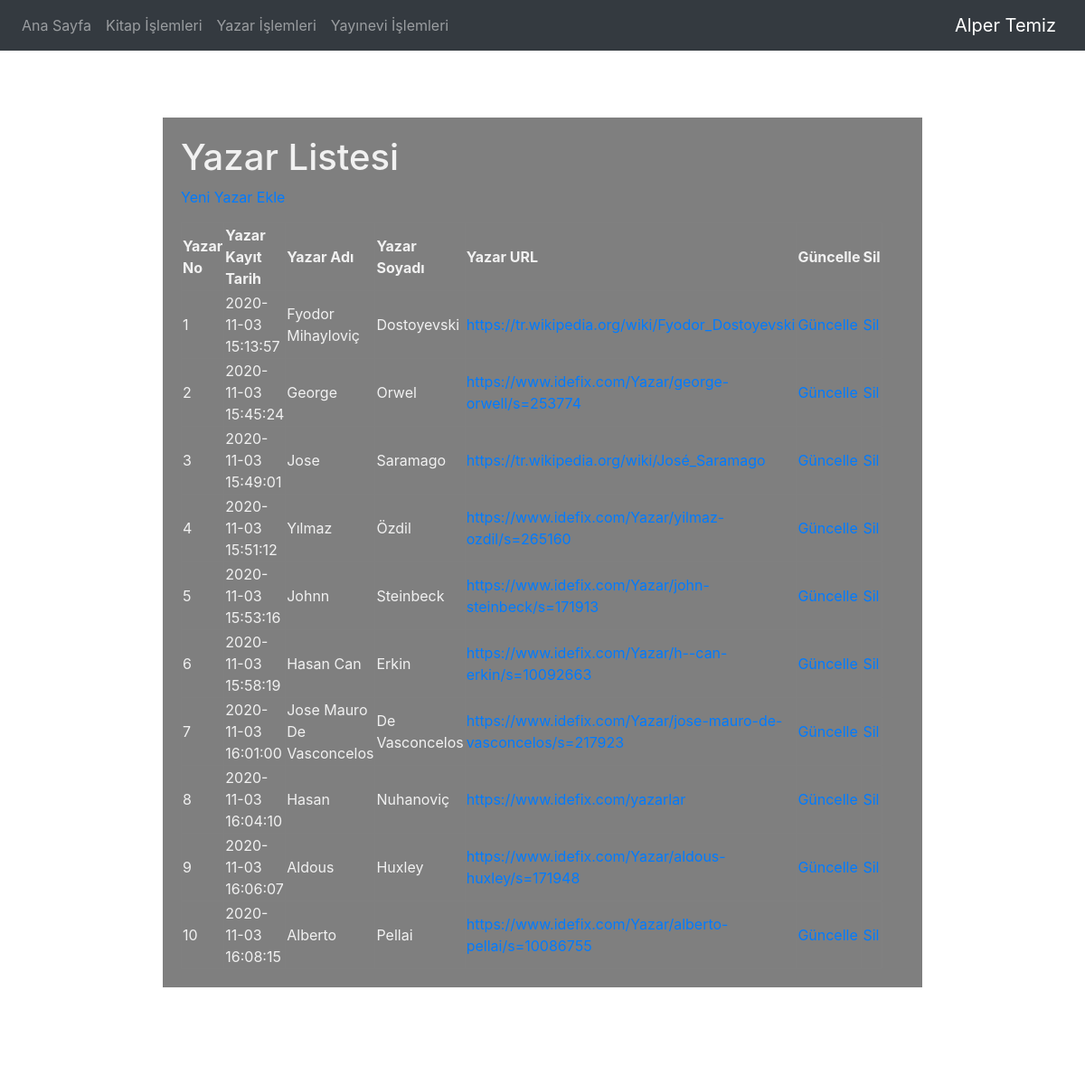
/yazar.php, run on the app's committed database.
### tables this page shows
CREATE TABLE `yazar` (
  `yazarKayitNo` smallint(11) NOT NULL COMMENT 'yazar numara bilgisi',
  `yazarKayitTarih` timestamp NOT NULL DEFAULT CURRENT_TIMESTAMP COMMENT 'yazar kayıt bilgisi',
  `yazarAdi` varchar(50) NOT NULL COMMENT 'yazar adı bilgisi',
  `yazarSoyadi` varchar(50) NOT NULL COMMENT 'yazar soyadı bilgisi',
  `yazarURL` varchar(200) NOT NULL COMMENT 'yazar URL'
);

### yazar.php (the view, shortened to what this page needs)
<?php
require_once("baglanti.php");
$sorgu = mysqli_query($baglanti, "SELECT * FROM yazar");
?>
<!DOCTYPE html>
<html lang="tr"><head><meta http-equiv="Content-Type" content="text/html; charset=UTF-8">
<link href="bootstrap.min.css" rel="stylesheet">
    <link href="./katalog_files/navbar-top.css" rel="stylesheet">
  </head>
  <body>
      <video autoplay muted loop id="myVideo">
  <source src="kaptan.mp4" type="video/mp4">
</video>
    <nav class="navbar navbar-expand-md navbar-dark bg-dark mb-4">
  <div class="collapse navbar-collapse" id="navbarCollapse">
    <ul class="navbar-nav mr-auto">
      <li class="nav-item">
        <a class="nav-link" href="index.php">Ana Sayfa </a>
      </li>
      <li class="nav-item">
        <a class="nav-link" href="kitap.php">Kitap İşlemleri</a>
      </li>
      <li class="nav-item">
        <a class="nav-link" href="yazar.php">Yazar İşlemleri</a>
      </li>
      <li class="nav-item">
        <a class="nav-link" href="yayinevi.php">Yayınevi İşlemleri</a>
      </li>
    </ul>
    <form class="form-inline mt-2 mt-md-0">
       <a class="navbar-brand" href="https://www.instagram.com/alpertemiz9/?hl=tr">Alper Temiz</a>
    </form>
  </div>
</nav>
<main role="main" class="container">
<h1>Yazar Listesi</h1>
<p><a href="yazar_ekle.php">Yeni Yazar Ekle</a></p>
<?php
echo("<table border=1 width=80%>");
    echo("<tr>");
    echo("<td><b>Yazar No</b></td>");
    echo("<td><b>Yazar Kayıt Tarih</b></td>");
    echo("<td><b>Yazar Adı</b></td>");
    echo("<td><b>Yazar Soyadı</b></td>");
    echo("<td><b>Yazar URL</b></td>");
    echo("<td><b>Güncelle</b></td>");
    echo("<td><b>Sil</b></td>");
    echo("</tr>");
while($satir = mysqli_fetch_assoc($sorgu)){
    echo("<tr>");
    echo("<td>".$satir["yazarKayitNo"]."</td>");
    echo("<td>".$satir["yazarKayitTarih"]."</td>");
    echo("<td>".$satir["yazarAdi"]."</td>");
    echo("<td>".$satir["yazarSoyadi"]."</td>");
    echo("<td><a href=".$satir['yazarURL']."target='_blank'>".$satir["yazarURL"]."</a></td>");
    echo("<td><a href='guncellenecek.php?yazarKayitNo=".$satir["yazarKayitNo"]."'>Güncelle</a></td>");
    echo("<td><a href='yazarsil.php?yazarKayitNo=".$satir["yazarKayitNo"]."'>Sil</a></td>");
    echo("</tr>");
            }
echo("</table>");
?>
</main>
</body></html>

### navbar-top.css (style rules this page uses)
body { min-height: 75rem; }

### yazar.php (style rules this page uses)
.container { background: rgba(0, 0, 0, 0.5); color: #f1f1f1; position: relative; padding: 20px; width: 70%; margin: auto; top: 50px; min-height: 70%; }
#myVideo { position: fixed; right: 0; bottom: 0; min-width: 100%; min-height: 100%; }

### data on the page
yazar: yazarKayitNo "1", yazarKayitTarih "2020-11-03 15:13:57", yazarAdi "Fyodor Mihayloviç", yazarSoyadi "Dostoyevski", yazarURL "https://tr.wikipedia.org/wiki/Fyodor_Dostoyevski"
yazar: yazarKayitNo "2", yazarKayitTarih "2020-11-03 15:45:24", yazarAdi "George", yazarSoyadi "Orwel", yazarURL "https://www.idefix.com/Yazar/george-orwell/s=253774"
yazar: yazarKayitNo "3", yazarKayitTarih "2020-11-03 15:49:01", yazarAdi "Jose", yazarSoyadi "Saramago", yazarURL "https://tr.wikipedia.org/wiki/José_Saramago"
yazar: yazarKayitNo "4", yazarKayitTarih "2020-11-03 15:51:12", yazarAdi "Yılmaz", yazarSoyadi "Özdil", yazarURL "https://www.idefix.com/Yazar/yilmaz-ozdil/s=265160"
yazar: yazarKayitNo "5", yazarKayitTarih "2020-11-03 15:53:16", yazarAdi "Johnn", yazarSoyadi "Steinbeck", yazarURL "https://www.idefix.com/Yazar/john-steinbeck/s=171913"
yazar: yazarKayitNo "6", yazarKayitTarih "2020-11-03 15:58:19", yazarAdi "Hasan Can", yazarSoyadi "Erkin", yazarURL "https://www.idefix.com/Yazar/h--can-erkin/s=10092663"
yazar: yazarKayitNo "7", yazarKayitTarih "2020-11-03 16:01:00", yazarAdi "Jose Mauro De Vasconcelos", yazarSoyadi "De Vasconcelos", yazarURL "https://www.idefix.com/Yazar/jose-mauro-de-vasconcelos/s=217923"
yazar: yazarKayitNo "8", yazarKayitTarih "2020-11-03 16:04:10", yazarAdi "Hasan", yazarSoyadi "Nuhanoviç", yazarURL "https://www.idefix.com/yazarlar"
yazar: yazarKayitNo "9", yazarKayitTarih "2020-11-03 16:06:07", yazarAdi "Aldous", yazarSoyadi "Huxley", yazarURL "https://www.idefix.com/Yazar/aldous-huxley/s=171948"
yazar: yazarKayitNo "10", yazarKayitTarih "2020-11-03 16:08:15", yazarAdi "Alberto", yazarSoyadi "Pellai", yazarURL "https://www.idefix.com/Yazar/alberto-pellai/s=10086755"
